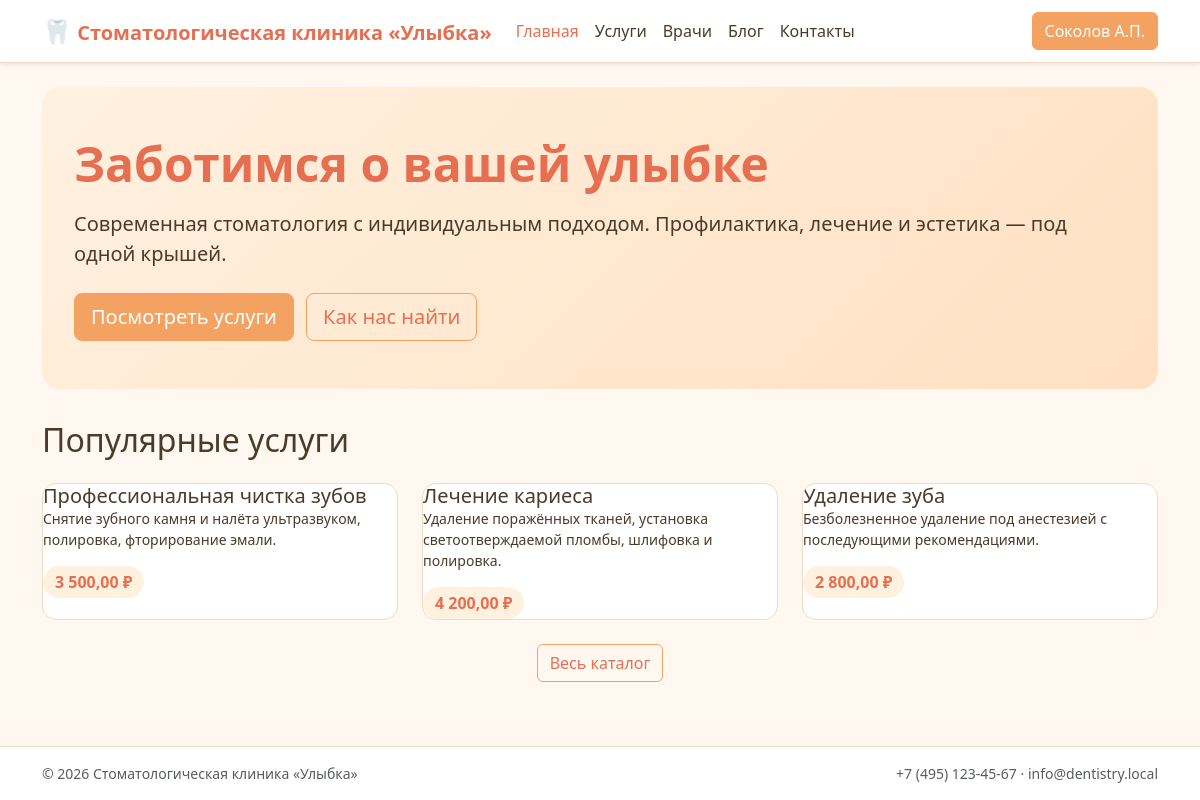
Screenshot of / (signed in) with the database file from the repository.
### tables this page shows
CREATE TABLE user (
    id                INT UNSIGNED AUTO_INCREMENT PRIMARY KEY,
    last_name         VARCHAR(60)  NOT NULL,
    first_name        VARCHAR(60)  NOT NULL,
    middle_name       VARCHAR(60)  NOT NULL DEFAULT '',
    email             VARCHAR(190) NOT NULL UNIQUE,
    password_hash     VARCHAR(255) NOT NULL,
    role_id           TINYINT UNSIGNED NOT NULL,
    booking_ban_until DATE NULL COMMENT 'Запрет онлайн-записи до даты (после неявки)',
    created_at        DATETIME NOT NULL DEFAULT CURRENT_TIMESTAMP,
    CONSTRAINT fk_user_role FOREIGN KEY (role_id) REFERENCES role(id)
);

CREATE TABLE service (
    id          INT UNSIGNED AUTO_INCREMENT PRIMARY KEY,
    name        VARCHAR(120) NOT NULL,
    description TEXT         NOT NULL,
    image_path  VARCHAR(255) NULL,
    price       DECIMAL(10,2) NOT NULL,
    created_at  DATETIME NOT NULL DEFAULT CURRENT_TIMESTAMP
);

### lib/sanitize.php (called while the page is built, shortened)
<?php
function h(mixed $value): string
{
    return htmlspecialchars((string) $value, ENT_QUOTES | ENT_SUBSTITUTE, 'UTF-8');
}
function fio_short(string $last, string $first, string $middle = ''): string
{
    $fi = mb_substr($first, 0, 1);
    $mi = $middle !== '' ? mb_substr($middle, 0, 1) . '.' : '';
    return $last . ' ' . $fi . '.' . $mi;
}
function fmt_price(float|string $amount): string
{
    return number_format((float) $amount, 2, ',', ' ') . ' ₽';
}

### lib/session.php (called while the page is built, shortened)
<?php
require_once __DIR__ . '/db.php';
final class Session
{
    public static function userId(): ?int
    {
        return isset($_SESSION['user_id']) ? (int) $_SESSION['user_id'] : null;
    }
    public static function user(): ?array
    {
        $id = self::userId();
        $user = DB::one(
            'SELECT u.*, r.code AS role_code, r.name AS role_name
               FROM user u JOIN role r ON r.id = u.role_id
              WHERE u.id = :id',
            ['id' => $id]
        );
        return $user;
    }
}

### lib/db.php (called while the page is built, shortened)
<?php
final class DB
{
    private static ?PDO $pdo = null;
    public static function pdo(): PDO
    {
        if (self::$pdo === null) {
            $dsn = sprintf(
                'mysql:host=%s;port=%d;dbname=%s;charset=%s',
                DB_HOST, DB_PORT, DB_NAME, DB_CHARSET
            );
            self::$pdo = new PDO($dsn, DB_USER, DB_PASS, [
                PDO::ATTR_ERRMODE            => PDO::ERRMODE_EXCEPTION,
                PDO::ATTR_DEFAULT_FETCH_MODE => PDO::FETCH_ASSOC,
                PDO::ATTR_EMULATE_PREPARES   => false,
            ]);
        }
        return self::$pdo;
    }
    public static function all(string $sql, array $params = []): array
    {
        $stmt = self::pdo()->prepare($sql);
        $stmt->execute($params);
        return $stmt->fetchAll();
    }
    public static function one(string $sql, array $params = []): ?array
    {
        $stmt = self::pdo()->prepare($sql);
        $stmt->execute($params);
        $row = $stmt->fetch();
        return $row === false ? null : $row;
    }
}

### lib/auth.php (called while the page is built, shortened)
<?php
require_once __DIR__ . '/session.php';
final class Auth
{
    public static function user(): ?array
    {
        return Session::user();
    }
}

### public/index.php (the view, shortened to what this page needs)
<?php
require_once __DIR__ . '/../lib/db.php';
require_once __DIR__ . '/../lib/sanitize.php';
$services = DB::all('SELECT * FROM service ORDER BY id LIMIT 3');
require __DIR__ . '/../templates/header.php';
?>
<section class="clinic-hero">
    <h1 class="display-5 fw-bold mb-3">Заботимся о вашей улыбке</h1>
    <p class="lead mb-4">Современная стоматология с индивидуальным подходом. Профилактика, лечение и эстетика — под одной крышей.</p>
    <a href="/services.php" class="btn btn-orange btn-lg">Посмотреть услуги</a>
    <a href="/contacts.php" class="btn btn-outline-orange btn-lg ms-2">Как нас найти</a>
</section>
<h2 class="mb-4">Популярные услуги</h2>
<div class="row g-4">
    <?php foreach ($services as $s): ?>
        <div class="col-md-4">
            <div class="clinic-card">
                <div class="card-body">
                    <h5 class="card-title"><?= h($s['name']) ?></h5>
                    <p class="card-text small"><?= h(mb_strimwidth($s['description'], 0, 120, '…')) ?></p>
                    <span class="price-badge"><?= h(fmt_price($s['price'])) ?></span>
                </div>
            </div>
        </div>
    <?php endforeach; ?>
</div>
<div class="text-center mt-4">
    <a href="/services.php" class="btn btn-outline-orange">Весь каталог</a>
</div>
<?php require __DIR__ . '/../templates/footer.php'; ?>

### templates/header.php (shortened to what this page needs)
<?php
require_once __DIR__ . '/../lib/auth.php';
require_once __DIR__ . '/../lib/sanitize.php';
$_user = Auth::user();
$_currentPath = strtok($_SERVER['REQUEST_URI'] ?? '/', '?');
function _nav_active(string $href, string $current): string {
    return ($href === $current || ($href !== '/' && str_starts_with($current, $href)))
        ? ' active' : '';
}
?><!DOCTYPE html>
<html lang="ru">
<head>
    <link href="https://cdn.jsdelivr.net/npm/bootstrap@5.3.3/dist/css/bootstrap.min.css" rel="stylesheet">
    <link href="/assets/css/theme.css" rel="stylesheet">
</head>
<body class="d-flex flex-column min-vh-100">
<nav class="navbar navbar-expand-lg sticky-top shadow-sm clinic-navbar">
    <div class="container">
        <a class="navbar-brand fw-bold" href="/">
            <span class="brand-mark">🦷</span> <?= h(SITE_NAME) ?>
        </a>
        <div class="collapse navbar-collapse" id="mainNav">
            <ul class="navbar-nav me-auto">
                <li class="nav-item"><a class="nav-link<?= _nav_active('/', $_currentPath) ?>" href="/">Главная</a></li>
                <li class="nav-item"><a class="nav-link<?= _nav_active('/services.php', $_currentPath) ?>" href="/services.php">Услуги</a></li>
                <li class="nav-item"><a class="nav-link<?= _nav_active('/doctors.php', $_currentPath) ?>" href="/doctors.php">Врачи</a></li>
                <li class="nav-item"><a class="nav-link<?= _nav_active('/blog.php', $_currentPath) ?>" href="/blog.php">Блог</a></li>
                <li class="nav-item"><a class="nav-link<?= _nav_active('/contacts.php', $_currentPath) ?>" href="/contacts.php">Контакты</a></li>
            </ul>
            <div class="d-flex gap-2">
                <?php if ($_user === null): ?>
                    <a href="/login.php" class="btn btn-outline-orange">Вход</a>
                    <a href="/register.php" class="btn btn-orange">Регистрация</a>
                <?php else: ?>
                    <a href="/profile.php" class="btn btn-orange">
                        <?= h(fio_short($_user['last_name'], $_user['first_name'], $_user['middle_name'])) ?>
                    </a>
                <?php endif; ?>
            </div>
        </div>
    </div>
</nav>
<main class="flex-grow-1 py-4">
<div class="container">

### public/assets/css/theme.css (style rules this page uses)
:root { --clinic-bg: #FFF8F1; --clinic-surface: #FFFFFF; --clinic-primary: #F4A261; --clinic-primary-2: #E76F51; --clinic-accent: #FFE0C2; --clinic-soft: #FFF1E0; --clinic-ink: #4A3B2A; --clinic-muted: #8A7964; --clinic-border: #F0DCC4; --clinic-success: #6FB098; --clinic-danger: #D88080; }
html, body { background: var(--clinic-bg); color: var(--clinic-ink); }
body { font-family: system-ui, "Segoe UI", Tahoma, Arial, sans-serif; }
a { color: var(--clinic-primary-2); }
.clinic-navbar { background: var(--clinic-surface); border-bottom: 1px solid var(--clinic-border); }
.clinic-navbar .navbar-brand { color: var(--clinic-primary-2); }
.clinic-navbar .nav-link { color: var(--clinic-ink); }
.clinic-navbar .nav-link.active, .clinic-navbar .nav-link:hover { color: var(--clinic-primary-2); }
.brand-mark { font-size: 1.2em; }
.btn-orange { background: var(--clinic-primary); border-color: var(--clinic-primary); color: #fff; }
.btn-outline-orange { background: transparent; border: 1px solid var(--clinic-primary); color: var(--clinic-primary-2); }
.clinic-card { background: var(--clinic-surface); border: 1px solid var(--clinic-border); border-radius: 14px; overflow: hidden; transition: transform .15s ease, box-shadow .15s ease; height: 100%; }
.clinic-card .card-body { color: var(--clinic-ink); }
.clinic-card .price-badge { display: inline-block; background: var(--clinic-soft); color: var(--clinic-primary-2); border-radius: 999px; padding: 0.25rem 0.75rem; font-weight: 600; }
.clinic-hero { background: linear-gradient(135deg, var(--clinic-soft) 0%, var(--clinic-accent) 100%); border-radius: 18px; padding: 3rem 2rem; margin-bottom: 2rem; }
.clinic-hero h1 { color: var(--clinic-primary-2); }

### rows the page displays
user: last_name+first_name+middle_name "Соколов А.П."
service: name "Профессиональная чистка зубов", description "Снятие зубного камня и налёта ультразвуком, полировка, фторирование эмали.", price "3 500,00 ₽"
service: name "Лечение кариеса", description "Удаление поражённых тканей, установка светоотверждаемой пломбы, шлифовка и полировка.", price "4 200,00 ₽"
service: name "Удаление зуба", description "Безболезненное удаление под анестезией с последующими рекомендациями.", price "2 800,00 ₽"

### other values shown
SITE_NAME "Стоматологическая клиника «Улыбка»"
CLINIC_PHONE "+7 (495) 123-45-67"
CLINIC_EMAIL "info@dentistry.local"
